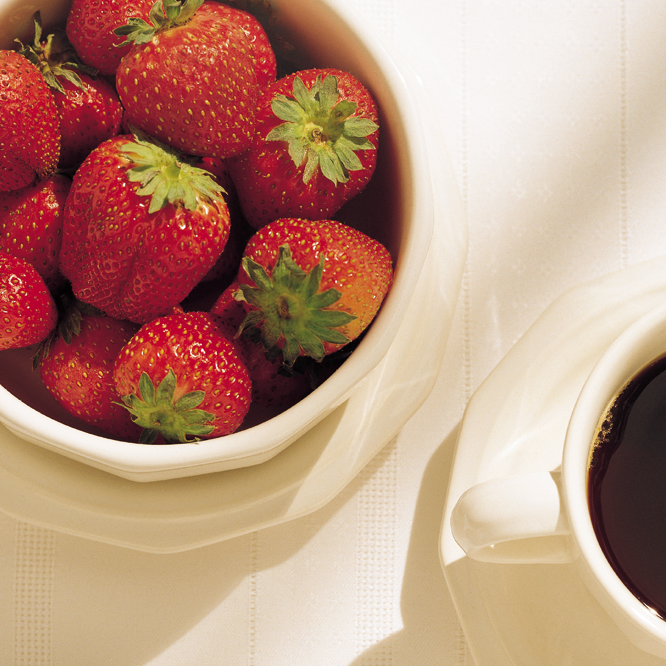
%> input picture EE415 Digital Image Processing/Project 11/Fig0631(a)(strawberries_coffee_full_color).tif, 666 x 666 px
$ octave fig6_34.m   (GNU Octave 9; MATLAB toolbox functions it lacks are replaced by stand-ins)
%> lines starting %> are read from the running program, lines starting %| are printed output that depends on the picture; in (x1, y1, x2, y2) boxes, pixels count from 0 and x2, y2 are one past the last pixel; in counts of white or black regions, pixels touching at a corner belong together; the program's own positions count from 1
### EE415 Digital Image Processing/Project 11/xx_rgb2hsi.m
%% Convert RGB image to HSI components
%%
%%   hsi = xx_rgb2hsi(rgb)
%%
%% Will accept RGB image of either uint8 or double class.
%% It returns HSI components (double).  All components are
%% normalized to the range 0 to 1.

function hsi = xx_rgb2hsi(rgb)

  if strcmp(class(rgb), 'uint8')
    rgb = double(rgb)/255;
  end

  hsi = zeros(size(rgb));

  % Compute hue
  hue = zeros(size(rgb(:,:,1)));
  den = sqrt((rgb(:,:,1)-rgb(:,:,2)).^2 + ...
             (rgb(:,:,1)-rgb(:,:,3)).*(rgb(:,:,2)-rgb(:,:,3)));
  num = 0.5*((rgb(:,:,1)-rgb(:,:,2))+(rgb(:,:,1)-rgb(:,:,3)));

  % Skip den == 0 points
  ind = den ~= 0;
  hue(ind) = acos(num(ind)./den(ind))/(2*pi);

  % acosd returns values between 0 and 180, adjust for full range
  ind = rgb(:,:,3) > rgb(:,:,2);
  hue(ind) = 1 - hue(ind);

  hsi(:,:,1) = hue;

  % Compute intensity (value)
  val = sum(rgb, 3)/3;
  hsi(:,:,3) = val;

  % Compute saturation
  sat = zeros(size(hue));
  ind = (val ~= 0);
  mrgb = min(rgb,[],3);
  sat(ind) = 1 - mrgb(ind) ./ val(ind);
  hsi(:,:,2) = sat;

end

### EE415 Digital Image Processing/Project 11/fig6_34.m
% read original
a = imread('Fig0631(a)(strawberries_coffee_full_color).tif');
%> a is the input picture: size 666x666x3 uint8; mean R, G, B 186.3, 145.9, 126.5

% show original
figure(1);
imshow(a);

% convert to double image
a_double = double(a)/255;

% get pixels within color cube
cubeind = ones(size(a(:,:,1)));
%> cubeind: size 666x666 double; every value is 1

W = .2549;
r = [.6863, .1608, .1922];

for k = 1:3
  cubeind = and(cubeind, abs(r(k) - a_double(:,:,k)) <= W/2);
endfor
%> this loop made 3 passes
%> pass 1, `cubeind = and(cubeind, abs(r(k) - a_double(:,:,k)) <= W/2);`:
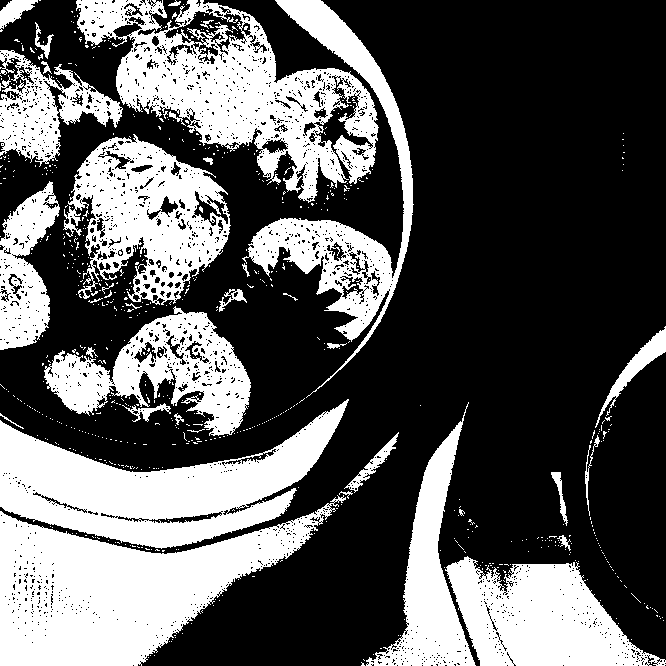
%> cubeind: size 666x666 logical; 35.4% white; 685 white regions (648 under 20 px), largest, box (x1, y1, x2, y2) and area: (0, 495, 346, 666) 28201, (76, 0, 379, 203) 24404, (0, 399, 349, 549) 23117

cubeind3 = cat(3, cubeind, cubeind, cubeind);
%> cubeind3: size 666x666x3 logical; 10.4% white; 567 white regions (522 under 20 px), largest, box (x1, y1, x2, y2) and area: (116, 6, 362, 185) 11486, (63, 137, 231, 305) 9453, (44, 312, 251, 436) 7392

% set all other pixels to gray
b = a.*cubeind;
b(~cubeind3) = 128;

% show result
figure(2);
imshow(b);

% get pixels within color sphere
sphind = ones(size(a(:,:,1)));

R0 = .1765;

for k = 1:3
  sphind = and(sphind, (r(k) - a_double(:,:,k)).^2 <= R0^2);
endfor

sphind3 = cat(3, sphind, sphind, sphind);
%> sphind3: size 666x666x3 logical; 14.7% white; 405 white regions (380 under 20 px), largest, box (x1, y1, x2, y2) and area: (116, 1, 404, 234) 17615, (63, 135, 231, 312) 13784, (42, 306, 251, 436) 11380

% set all others pixels to gray
c = a.*sphind;
c(~sphind3) = 128;

% show result
figure(3);
imshow(c);

% convert original to hsi
a_hsi = xx_rgb2hsi(a);
%> in xx_rgb2hsi, `hue = zeros(size(rgb(:,:,1)));`: hue: size 666x666 double; every value is 0
%> in xx_rgb2hsi, `ind = den ~= 0;`: ind: size 666x666 logical; 99.8% white; black in thin lines or dots
%> in xx_rgb2hsi, `ind = rgb(:,:,3) > rgb(:,:,2);`: ind: size 666x666 logical; 21.4% white; 903 white regions (868 under 20 px), largest, box (x1, y1, x2, y2) and area: (0, 0, 399, 443) 83844, (589, 357, 666, 619) 6981, (642, 399, 666, 459) 567
%> in xx_rgb2hsi, `hue(ind) = 1 - hue(ind);`:
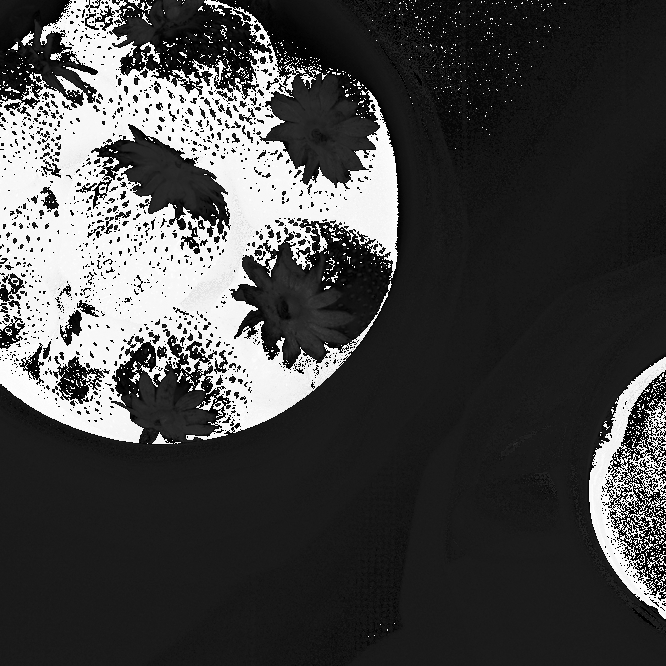
%> hue: size 666x666 double; min 0, max 0.999, mean 0.277
%> in xx_rgb2hsi, `val = sum(rgb, 3)/3;`:
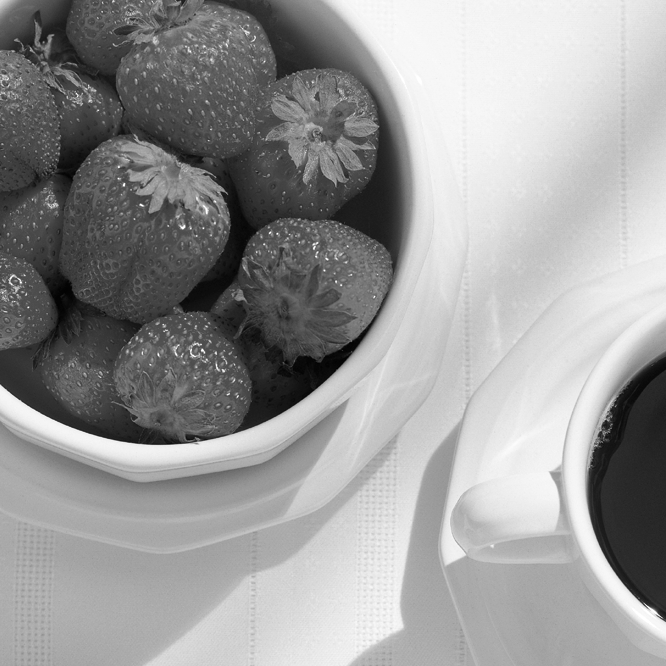
%> val: size 666x666 double; min 0.00784, max 1, mean 0.599
%> in xx_rgb2hsi, `ind = (val ~= 0);`: ind: size 666x666 logical; every value is 1
%> in xx_rgb2hsi, `mrgb = min(rgb,[],3);`:
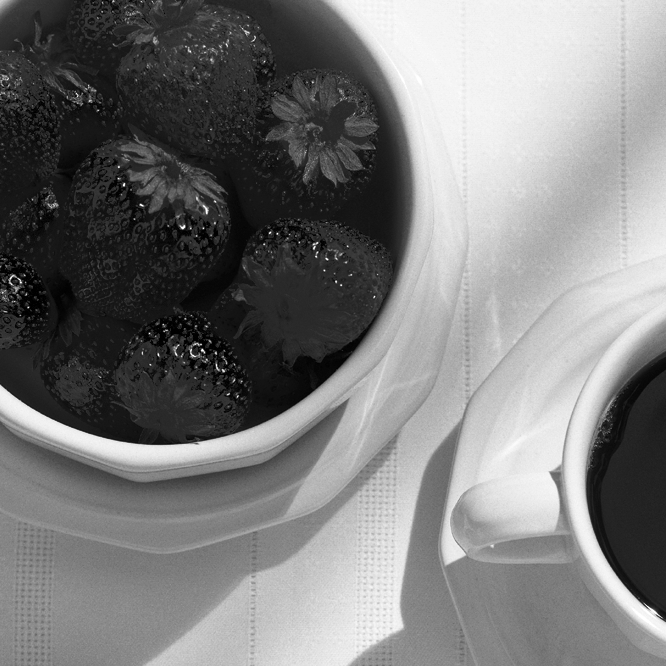
%> mrgb: size 666x666 double; min 0, max 1, mean 0.484
%> in xx_rgb2hsi, `sat(ind) = 1 - mrgb(ind) ./ val(ind);`:
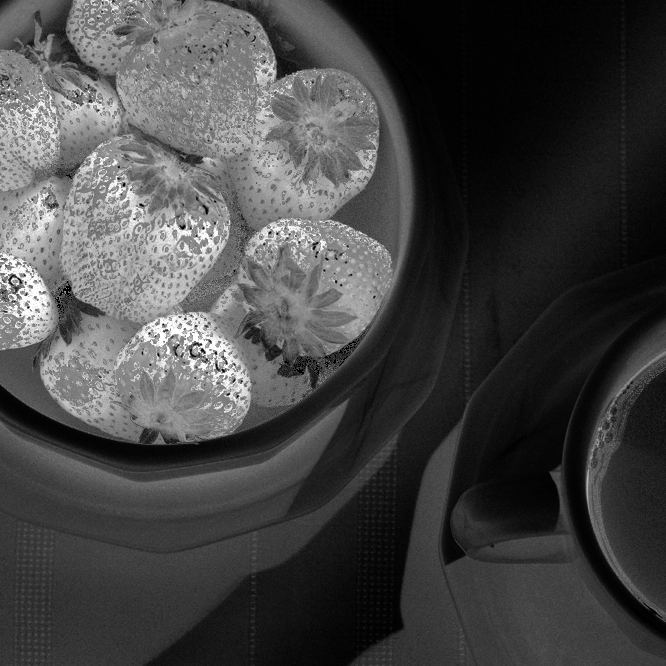
%> sat: size 666x666 double; min 0, max 1, mean 0.271
%> in xx_rgb2hsi, `hsi(:,:,2) = sat;`:
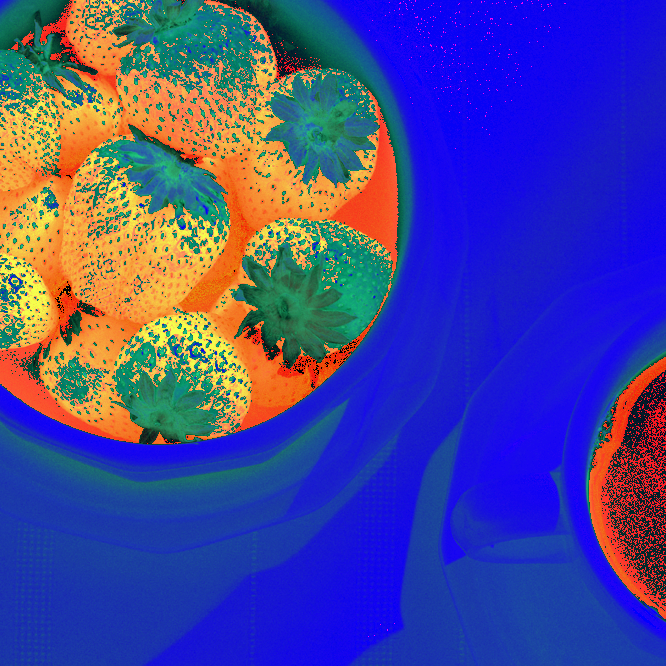
%> hsi: size 666x666x3 double; mean R, G, B 0.277, 0.271, 0.599

% get pixels with hue in [0, .05) or (.9, 1] and saturation in (.465, 1]
hsiind = zeros(size(a(:,:,1)));
hsiind = or(a_hsi(:,:,1) > .9, a_hsi(:,:,1) < .05);
%> hsiind: size 666x666 logical; 32.6% white; 943 white regions (922 under 20 px), largest, box (x1, y1, x2, y2) and area: (0, 0, 404, 444) 118693, (588, 355, 666, 621) 14271, (371, 0, 560, 152) 8557
hsiind = and(hsiind, a_hsi(:,:,2) > .465);
%> hsiind: size 666x666 logical; 18.6% white; 360 white regions (351 under 20 px), largest, box (x1, y1, x2, y2) and area: (0, 0, 398, 439) 81290, (324, 342, 338, 355) 86, (207, 283, 224, 295) 67

% set all other pixels to gray
d = a.*hsiind;
hsiind3 = cat(3, hsiind, hsiind, hsiind);
d(~hsiind3) = 128;
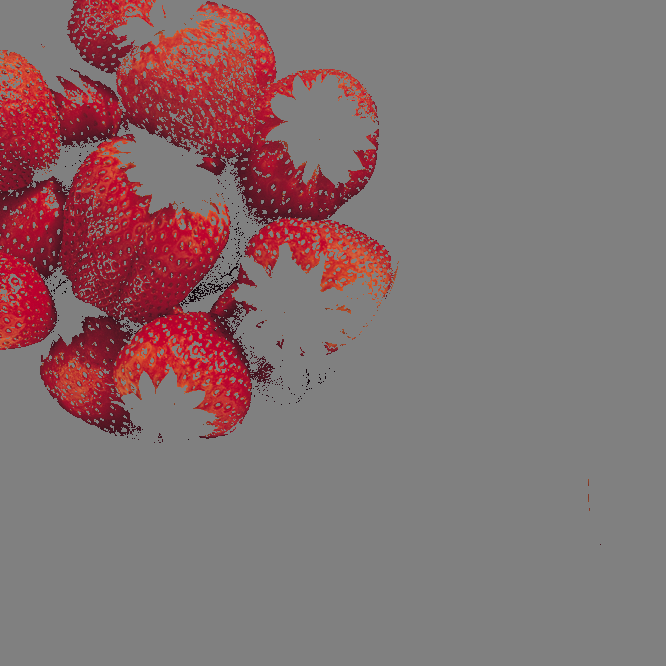
%> d: size 666x666x3 uint8; mean R, G, B 133.1, 110.5, 112.5

% show result
figure(4);
imshow(d);

% write images to file
mkdir 'imgs_634';
imwrite(a, 'imgs_634/img_a.png');
imwrite(b, 'imgs_634/img_b.png');
imwrite(c, 'imgs_634/img_c.png');
imwrite(d, 'imgs_634/img_d.png');
